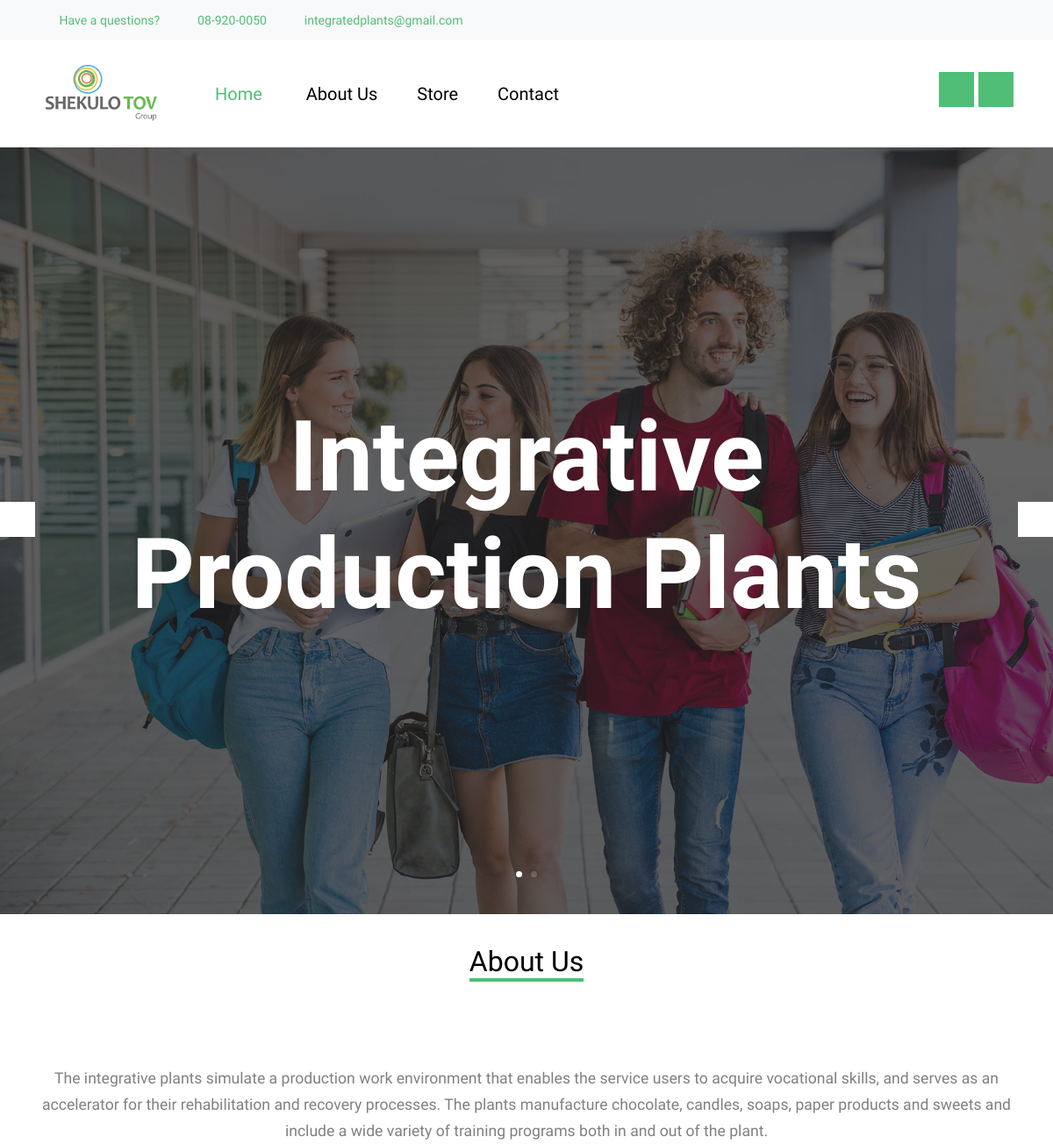
Before: / (upper part) with the older database file.
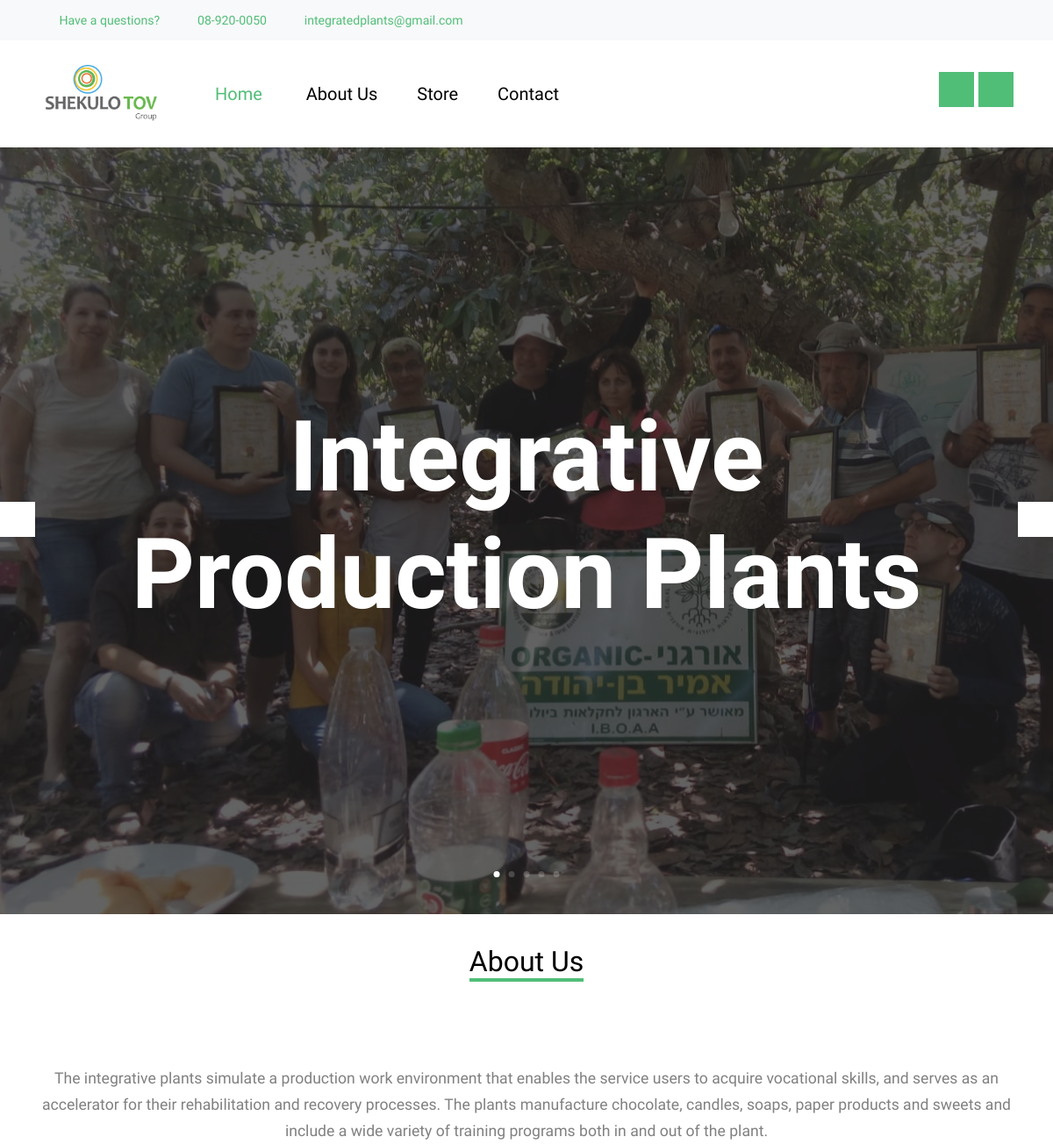
After: the same page with the newer database file.
### model.py (models this page shows)
class Picture(Base):
	__tablename__ = 'picture'
	picture_id = Column(Integer, primary_key=True)
	path = Column(String)

### app.py (the view)
@app.route('/', methods=['GET','POST'])
def homepage():
	if request.method =='POST':
		msg = Message(request.form['name'] + " " + request.form['family'], sender = 'integratedplants@gmail.com', recipients = ['integratedplants@gmail.com'])
   		msg.html = "<p>" + request.form['prod'] + "</p> <br> <p>" + request.form['quan'] +"</p> <br> <p>" + request.form['email'] + "</p> <br> <p>" + request.form['tel'] + "</p>"
   		mail.send(msg)
	ls = session.query(Product).all()
	pics = session.query(Picture).all()
	return render_template("index.html",ls=ls,pics=pics)

### templates/index.html (shortened to what the changed rows need)
<!DOCTYPE html>
<html lang="en">
<head>
  <link rel="stylesheet" href="static/fonts/icomoon/style.css">
  <link rel="stylesheet" href="static/bootstrap.min.css">
  <link rel="stylesheet" href="static/jquery-ui.css">
  <link rel="stylesheet" href="static/owl.carousel.min.css">
  <link rel="stylesheet" href="static/owl.theme.default.min.css">
  <link rel="stylesheet" href="static/owl.theme.default.min.css">
  <link rel="stylesheet" href="static/jquery.fancybox.min.css">
  <link rel="stylesheet" href="static/bootstrap-datepicker.css">
  <link rel="stylesheet" href="static/fonts/flaticon/font/flaticon.css">
  <link rel="stylesheet" href="static/aos.css">
  <link href="static/jquery.mb.YTPlayer.min.css" media="all" rel="stylesheet" type="text/css">
  <link rel="stylesheet" href="static/style.css">
</head>
<body data-spy="scroll" data-target=".site-navbar-target" data-offset="300">
  <div class="site-wrap">
    <div class="py-2 bg-light">
      <div class="container">
      </div>
    </div>
    <header class="site-navbar py-4 js-sticky-header site-navbar-target" role="banner">
      <div class="container">
      </div>
    </header>
    <div class="hero-slide owl-carousel site-blocks-cover">
      {%for pic in pics%}
      <div class="intro-section" style="background-image: url('{{pic.path}}');">
        <div class="container">
          <div class="row align-items-center">
            <div class="col-lg-12 mx-auto text-center" data-aos="fade-up">
              <h1>Integrative Production Plants</h1>
            </div>
          </div>
        </div>
      </div>
   {%endfor%}
    </div>
    <div class="site-section" id=aboutsus>
      <div class="container">
        <div class="row mb-5 justify-content-center text-center">
          <div class="col-lg-4 mb-5">
            <h2 class="section-title-underline mb-5">
              <span >About Us</span>
            </h2>
          </div>
            </div>
          </div>
        </div>
      </div>
</body>
</html>

Changed rows visible on the page:
removed Picture: path (picture)
added Picture: path (picture)
